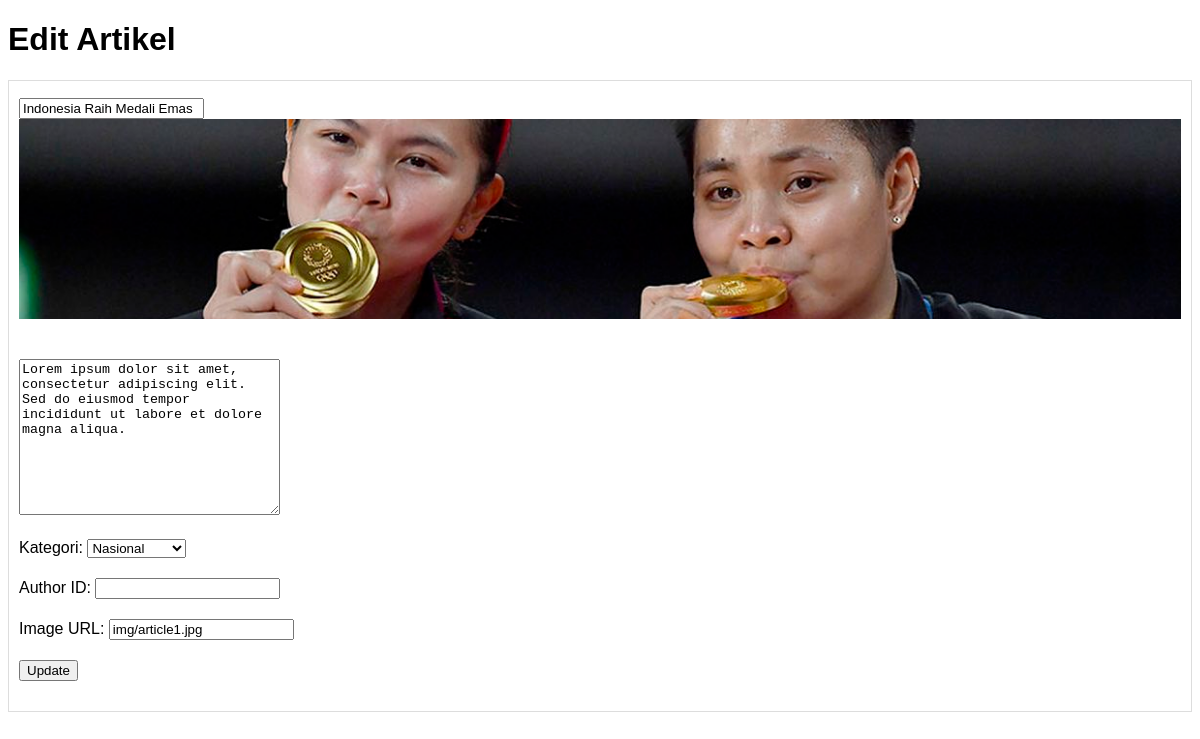
The page /edit.php?id=1 on the database its author committed.
### tables this page shows
CREATE TABLE IF NOT EXISTS `articles` (
    `id` int(11) NOT NULL AUTO_INCREMENT,
    `title` varchar(255) NOT NULL,
    `body` text NOT NULL,
    `author_id` int(11) NOT NULL,
    `category_id` int(11) NOT NULL,
    `user_id` int(11) NOT NULL,
    `image_url` varchar(255),
    `published_at` timestamp NOT NULL DEFAULT CURRENT_TIMESTAMP,
    `created_at` timestamp NOT NULL DEFAULT CURRENT_TIMESTAMP,
    `updated_at` timestamp NOT NULL DEFAULT CURRENT_TIMESTAMP ON UPDATE CURRENT_TIMESTAMP,
    PRIMARY KEY (`id`),
    KEY `category_id` (`category_id`),
    KEY `user_id` (`user_id`)
);

### edit.php (the view, shortened to what this page needs)
<?php
include_once("config.php");
if (isset($_GET['id'])) {
    $id = $_GET['id'];
    $result = mysqli_query($con, "select * from articles where id = $id");
    $article = mysqli_fetch_assoc($result);
} else {
    header("Location: index.php");
    exit();
}
?>
<!DOCTYPE html>
<html lang="en">
<head>
</head>
<body>
    <h1>Edit Artikel</h1>
    <form method="post" action="">
        <div class="article">
            <h2><input type="text" name="title" value="<?php echo htmlspecialchars($article['title']); ?>"></h2>
            <img src="<?php echo htmlspecialchars($article['image_url']); ?>" alt="<?php echo htmlspecialchars($article['title']); ?>">
            <p><textarea name="body" cols="30" rows="10"><?php echo htmlspecialchars($article['body']); ?></textarea></p>
            <p>
                Kategori:
                <select name="category">
                    <option value="Nasional" <?php echo $article['category'] == 'Nasional' ? 'selected' : ''; ?>>Nasional</option>
                </select>
            </p>
            <p>Author ID: <input type="number" name="author" value="<?php echo htmlspecialchars($article['author']); ?>"></p>
            <p>Image URL: <input type="text" name="image_url" value="<?php echo htmlspecialchars($article['image_url']); ?>"></p>
            <p><input type="submit" name="update" value="Update"></p>
        </div>
    </form>
</body>
</html>

### edit.php (style rules this page uses)
body { font-family: Arial, sans-serif; }
.article { border: 1px solid #ddd; padding: 10px; margin-bottom: 10px; }
.article h2 { margin: 0; font-size: 1.5em; }
.article p { margin-bottom: 20px; }
.article img { width: 100%; height: 200px; object-fit: cover; margin-bottom: 20px; }

### rows shown on the page
articles: title "Indonesia Raih Medali Emas", image_url (picture), body "Lorem ipsum dolor sit amet, consectetur adipiscing elit. Sed do eiusmod tempor incididunt ut labore et dolore magna aliqua.", image_url "img/article1.jpg"
